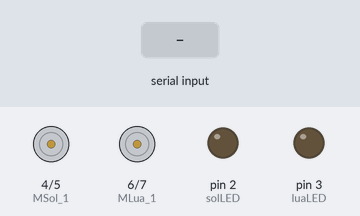
The sketch below on a simulated Arduino Uno, built with avr-gcc and run on an emulated ATmega328P. Shown: motor-driver pin pairs drawn as motors (green arrow = first pin HIGH = forward, orange = second pin HIGH = backward, longer = more drive), output pins drawn as LEDs (lit = HIGH). The inputs (shaded band) are chosen by the test bench.

Above: at 1.2 s.
1.3 s: "30,150\n" received over Serial
2.8 s: "1\n" received over Serial
At 3.4 s:
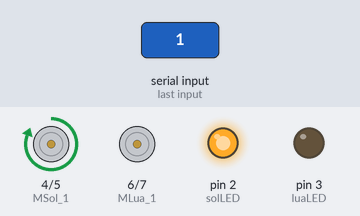
4.3 s: "2\n" received over Serial
At 4.6 s:
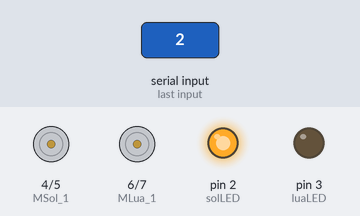
5.8 s: "90,45\n" received over Serial
At 6.9 s:
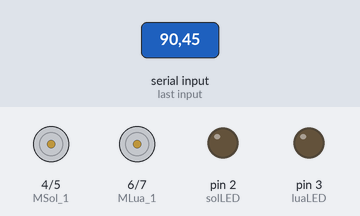
7.3 s: "3\n" received over Serial
At 8.0 s:
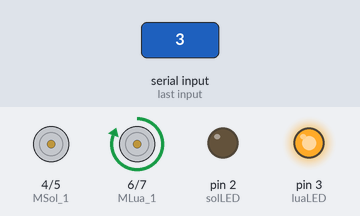
8.8 s: "4\n" received over Serial
At 9.2 s:
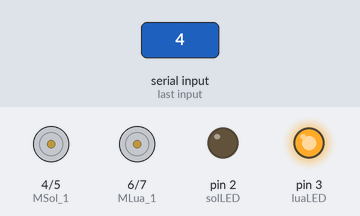
Timing chart, 0 to 11.3 s (numbered marks = the images above; inputs shaded):
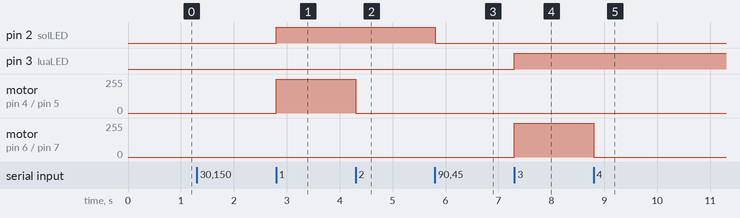

Measured:
- after the input at 2.8 s, pin 2 (solLED): LOW → HIGH at once; motor on pin 4 (MSol_1) / pin 5 (MSol_2): stopped → forward 255/255 at once
- after the input at 4.3 s, motor on pin 4 (MSol_1) / pin 5 (MSol_2): forward 255/255 → stopped at once
- after the input at 5.8 s, pin 2 (solLED): HIGH → LOW at once
- after the input at 7.3 s, pin 3 (luaLED): LOW → HIGH at once; motor on pin 6 (MLua_1) / pin 7 (MLua_2): stopped → forward 255/255 at once
- after the input at 8.8 s, motor on pin 6 (MLua_1) / pin 7 (MLua_2): forward 255/255 → stopped at once

The sketch:

Reconhecimento_de_Imagem_C__.ino
```cpp
int solLED = 2;  // Porta digital para o LED do sol
int luaLED = 3; // Porta digital para o LED da lua
#define MSol_1 4
#define MSol_2 5
#define MLua_1 6
#define MLua_2 7

void setup() {
  Serial.begin(9600); // Taxa de atualização da comunicação com o algoritmo do reconhecimento de imagem
  pinMode(solLED, OUTPUT); // Define a porta digital como saída
  pinMode(luaLED, OUTPUT); // Define a porta digital como saída
  pinMode(MSol_1, OUTPUT);
  pinMode(MSol_2, OUTPUT);
  pinMode(MLua_1, OUTPUT);
  pinMode(MLua_2, OUTPUT);
  digitalWrite(MSol_1, LOW);
  digitalWrite(MSol_2, LOW);
  digitalWrite(MLua_1, LOW);
  digitalWrite(MLua_2, LOW);
}

void loop() {
  if (Serial.available() > 0) { // Garante que a comunicação serial está estabelecida
    int numFingers = Serial.read() - '0';  // Converte o caractere recebido para um número
    if (numFingers == 1) { // Condição caso o contador do reconhecimento de imagem envie "1"
      digitalWrite(MSol_1, HIGH);   // Aciona o Motor do Sol
      digitalWrite(MSol_2, LOW);    // Aciona o Motor do Sol
      digitalWrite(solLED, HIGH);   // Acende o Sol
      digitalWrite(luaLED, LOW);    // Garante a Lua apagada
    }
    else if (numFingers == 2) { // Condição caso o contador do reconhecimento de imagem envie "2"
      digitalWrite(MSol_1, LOW);  // Para o Motor do Sol
      digitalWrite(MSol_2, LOW);  // Para o Motor do Sol
    }
    else if (numFingers == 3) { // Condição caso o contador do reconhecimento de imagem envie "4"
      digitalWrite(MLua_1, HIGH);   // Aciona o Motor da Lua
      digitalWrite(MLua_2, LOW);    // Aciona o Motor da Lua
      digitalWrite(luaLED, HIGH);   // Acende a Lua
      digitalWrite(solLED, LOW);    // Garante o Sol apagado
    }
    else if (numFingers == 4) { // Condição caso o contador do reconhecimento de imagem envie "4"
      digitalWrite(MLua_1, LOW);    // Para o Motor da Lua
      digitalWrite(MLua_2, LOW);    // Para o Motor da Lua
    }
    else if (numFingers == 0) { // Condição caso o contador do reconhecimento de imagem envie "4"
      digitalWrite(MLua_1, LOW);    // Para o Motor da Lua
      digitalWrite(MLua_2, LOW);    // Para o Motor da Lua
      digitalWrite(MSol_1, LOW);  // Para o Motor do Sol
      digitalWrite(MSol_2, LOW);  // Para o Motor do Sol
      digitalWrite(luaLED, LOW);    // Garante a Lua apagada
      digitalWrite(solLED, LOW);   // Garante o Sol apagado
    }

  }
}
```
